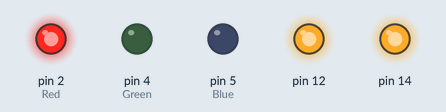
Simulated run of this sketch. Board: Arduino Uno, built with avr-gcc and run on an emulated ATmega328P. Parts: output pins drawn as LEDs (lit = HIGH). What the sketch prints to the serial monitor is not drawn.

Above: at 0.1 s.
Timing chart, 0 to 1.6 s (numbered marks = the images above):
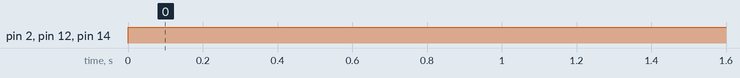

The sketch:

pruebasHexa-decima_.ino
```cpp
void setup() {
  // Definimos los pins
  pinMode(2, OUTPUT); // Red: D4
  pinMode(4, OUTPUT); // Green: D2
  pinMode(5, OUTPUT); // Blue: D1
  Serial.begin(115200);
}

void color (int R, int G, int B) {


  analogWrite(2, 1024-regla3(R));
  analogWrite(12,1024-regla3(G));
  analogWrite(14,1024-regla3(B));

  Serial.println(1024-regla3(R));
  Serial.println(1024-regla3(G));
  Serial.println(1024-regla3(B));
}

int regla3(int valor){
  return valor * 1024/255;
}

String strToDecimal(String cadena){
  unsigned long SumaTotal= 0;
  unsigned long Pot = 0;
  unsigned long multiplo = 0;
  int z;

  cadena.toUpperCase();

  for (int x = cadena.length()-1;x>=0;x--){

      z = (cadena.length()-x-1);
      Pot = 1;
      for (int y =0;  y < z ; y++){
           Pot *= 16;
        }

      if (isDigit(cadena[x]))
         multiplo = int(cadena[x])-48;
      else // no es digito
         multiplo = int(cadena[x])-55;


        SumaTotal += (Pot * multiplo);
  }
   return String(SumaTotal);
}
void strtochar(String hexa){
  String r = String(hexa[0])+String(hexa[1]);
  String g = String(hexa[2])+String(hexa[3]);
  String b = String(hexa[4])+String(hexa[5]);

  color(strToDecimal(r).toInt(),strToDecimal(g).toInt(),strToDecimal(b).toInt());
}

void loop() {

  String hexa= "8f09ec";

  //color(strToDecimal(String(hexa[0],hexa[1])), strToDecimal(String(hexa[2],hexa[3])), strToDecimal(String(hexa[4],hexa[5])));

  strtochar(hexa);
  delay(2000);
}
```

Measured:
- by itself, pin 2 (Red), pin 12, pin 14: LOW → HIGH at 0.00 s
